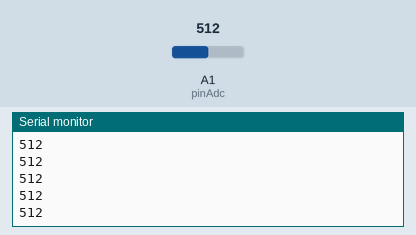
Simulated run of this sketch. Board: Arduino Uno, built with avr-gcc and run on an emulated ATmega328P. On the bench: the last lines printed to the serial monitor. The test bench sets the inputs (shaded band); at power-on: A1 (pinAdc) = 512.

Above: at 1.2 s.
1.3 s: A1 (pinAdc) set to 716
At 2.0 s:
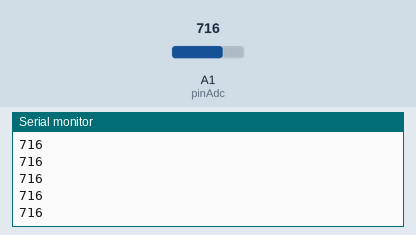
2.8 s: A1 (pinAdc) set to 900
At 3.9 s:
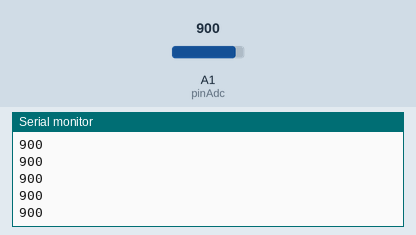
Timing chart, 0 to 5.8 s (numbered marks = the images above; inputs shaded):
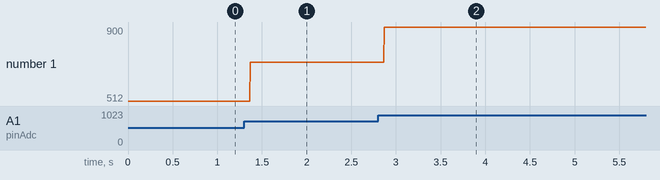

The sketch:

AnalogReadTest.ino
```cpp
int vol;
const int pinAdc = A1;
void setup() {
  // put your setup code here, to run once:
Serial.begin (9600);

}

void loop(){
  vol = analogRead(A1);
  Serial.println(vol);
}
```

Measured:
- after the input at 1.3 s, the serial monitor: prints a new line after 0.07 s (image 1)
- after the input at 2.8 s, the serial monitor: prints a new line after 0.07 s (image 2)
- plotted number 1: 512 → 716 after the input at 1.3 s, 716 → 900 after the input at 2.8 s
